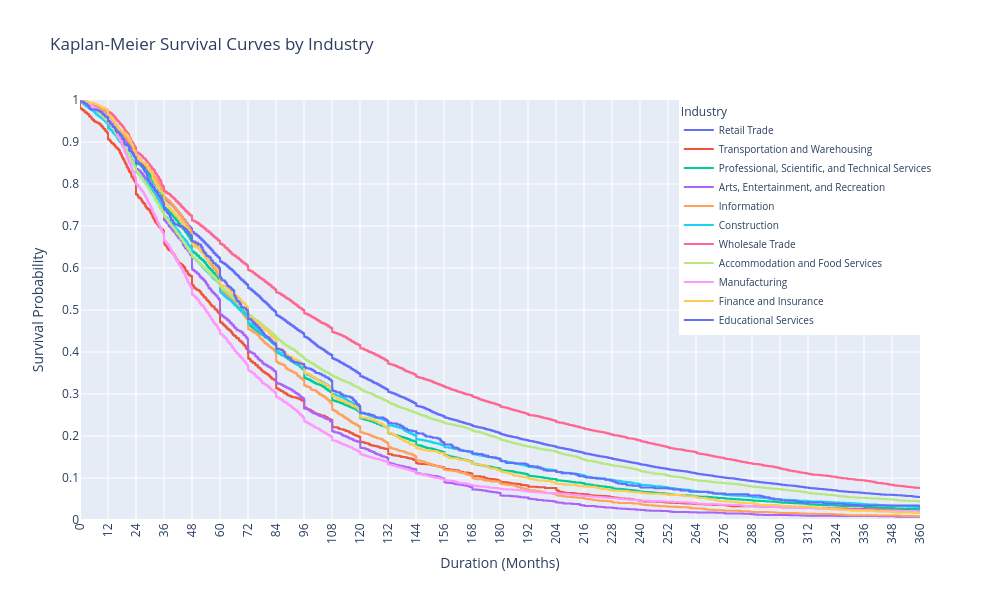

Write notebook code for a chart like this one.
### Code cell
plot_kaplan_meier_by_industries(df_cleaned, industry_list, 360)

### Figure 1 — Plotly figure (JSON) as saved in the notebook; plotly's stock layout.template omitted (floating-point values rounded to 4 significant figures; data arrays with more than 128 entries replaced by an {"elided": "..."} marker saying what was removed)
{"data": [{"line": {"shape": "hv"}, "mode": "lines", "name": "Retail Trade", "type": "scatter", "x": {"elided": "3387 float values"}, "y": {"elided": "3387 float values"}}, {"line": {"shape": "hv"}, "mode": "lines", "name": "Transportation and Warehousing", "type": "scatter", "x": {"elided": "860 float values"}, "y": {"elided": "860 float values"}}, {"line": {"shape": "hv"}, "mode": "lines", "name": "Professional, Scientific, and Technical Services", "type": "scatter", "x": {"elided": "2227 float values"}, "y": {"elided": "2227 float values"}}, {"line": {"shape": "hv"}, "mode": "lines", "name": "Arts, Entertainment, and Recreation", "type": "scatter", "x": {"elided": "1076 float values"}, "y": {"elided": "1076 float values"}}, {"line": {"shape": "hv"}, "mode": "lines", "name": "Information", "type": "scatter", "x": {"elided": "1259 float values"}, "y": {"elided": "1259 float values"}}, {"line": {"shape": "hv"}, "mode": "lines", "name": "Construction", "type": "scatter", "x": {"elided": "1940 float values"}, "y": {"elided": "1940 float values"}}, {"line": {"shape": "hv"}, "mode": "lines", "name": "Wholesale Trade", "type": "scatter", "x": {"elided": "2825 float values"}, "y": {"elided": "2825 float values"}}, {"line": {"shape": "hv"}, "mode": "lines", "name": "Accommodation and Food Services", "type": "scatter", "x": {"elided": "2138 float values"}, "y": {"elided": "2138 float values"}}, {"line": {"shape": "hv"}, "mode": "lines", "name": "Manufacturing", "type": "scatter", "x": {"elided": "1603 float values"}, "y": {"elided": "1603 float values"}}, {"line": {"shape": "hv"}, "mode": "lines", "name": "Finance and Insurance", "type": "scatter", "x": {"elided": "771 float values"}, "y": {"elided": "771 float values"}}, {"line": {"shape": "hv"}, "mode": "lines", "name": "Educational Services", "type": "scatter", "x": {"elided": "505 float values"}, "y": {"elided": "505 float values"}}], "layout": {"height": 600, "legend": {"font": {"size": 10}, "title": {"text": "Industry"}, "xanchor": "right", "yanchor": "top"}, "title": {"text": "Kaplan-Meier Survival Curves by Industry"}, "width": 1000, "xaxis": {"range": [0, 360], "tickangle": -90, "tickmode": "array", "tickvals": [0, 12, 24, 36, 48, 60, 72, 84, 96, 108, 120, 132, 144, 156, 168, 180, 192, 204, 216, 228, 240, 252, 264, 276, 288, 300, 312, 324, 336, 348, 360], "title": {"text": "Duration (Months)"}}, "yaxis": {"dtick": 0.1, "range": [0, 1], "tickmode": "linear", "title": {"text": "Survival Probability"}}}}
